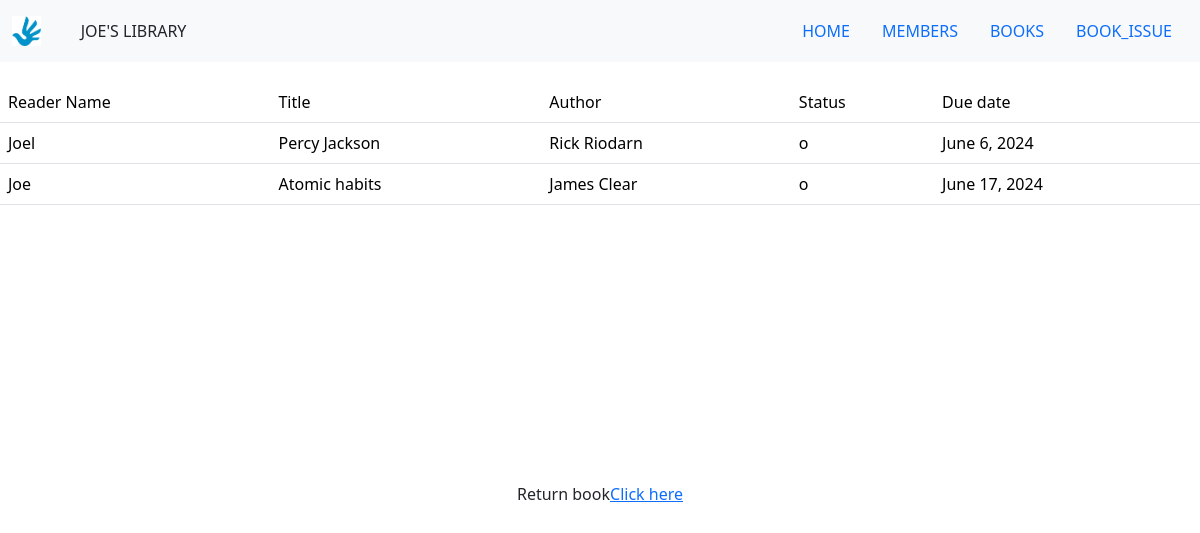
Page /issue on the committed database.
### lms_app/models.py (models this page shows, shortened)
class BookInstance(models.Model):
    reader_name=models.CharField(default='',max_length=200)
    title = models.CharField(default='',max_length=200)
    author=models.CharField(default='',max_length=200)
    due_back = models.DateField(null=True, blank=True)
    LOAN_STATUS = (
        ('m', 'Maintenance'),
        ('o', 'On loan'),
        ('a', 'Available'),
        ('r', 'Reserved'),
    )
    status = models.CharField(
        max_length=1,
        choices=LOAN_STATUS,
        blank=True,
        default='m',
        help_text='Book availability',
    )
    class Meta:
        ordering = ['due_back']

### lms_app/views.py (the view)
# urls.py: path('issue', issue),
def issue(request):
    instances = BookInstance.objects.all()
    return render(request,"issue.html",context={"current_tab": "issue","instances":instances})

### lms_app/Templates/issue.html (shortened to what this page needs)
<!DOCTYPE html>
{% extends "index.html" %}
{% load static %}
{% block main_content %}
<div class="row " style="margin-top: 20px;">
            <div class="container" style="overflow-y: auto;height:400px ">
                <table class="table table-hover">
                    <thead style="background-color: #1CDBB6;">
                    <tr>
                        <td>Reader Name</td>
                        <td>Title</td>
                        <td>Author</td>
                        <td>Status</td>
                        <td>Due date</td>
                    </tr>
                    </thead>
                    <tbody>
                    {% for instance in instances %}
                    <tr>
                        <td>{{instance.reader_name}}</td>
                        <td>{{instance.title}}</td>
                        <td>{{instance.author}}</td>
                        <td>{{instance.status}}</td>
                        <td>{{instance.due_back}}</td>
                    </tr>
                    {% endfor %}
                    </tbody>
                </table>
            </div>
        </div>
<div class="text-center">Return book<a href="return_b">Click here</a></div>
{% endblock %}

### rows in the picture
BookInstance: reader_name "Joel", title "Percy Jackson", author "Rick Riodarn", status "o", due_back "June 6, 2024"
BookInstance: reader_name "Joe", title "Atomic habits", author "James Clear", status "o", due_back "June 17, 2024"
